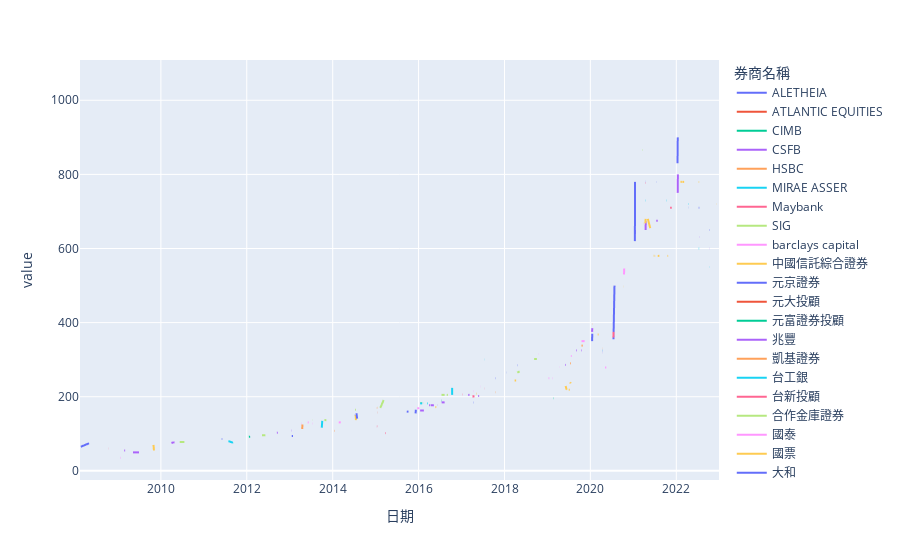

Notebook cell for this chart:
### Code cell
tsmc.pivot(index="日期",columns="券商名稱",values="目標價").plot()

### Figure 1 — Plotly figure (JSON) as saved in the notebook; plotly's stock layout.template omitted (floating-point values rounded to 4 significant figures; data arrays with more than 128 entries replaced by an {"elided": "..."} marker saying what was removed)
{"data": [{"hovertemplate": "券商名稱=ALETHEIA<br>日期=%{x}<br>value=%{y}<extra></extra>", "legendgroup": "ALETHEIA", "line": {"color": "#636efa", "dash": "solid"}, "marker": {"symbol": "circle"}, "mode": "lines", "name": "ALETHEIA", "showlegend": true, "type": "scattergl", "x": {"elided": "850 str values"}, "xaxis": "x", "y": {"elided": "850 int values"}, "yaxis": "y"}, {"hovertemplate": "券商名稱=ATLANTIC EQUITIES<br>日期=%{x}<br>value=%{y}<extra></extra>", "legendgroup": "ATLANTIC EQUITIES", "line": {"color": "#EF553B", "dash": "solid"}, "marker": {"symbol": "circle"}, "mode": "lines", "name": "ATLANTIC EQUITIES", "showlegend": true, "type": "scattergl", "x": {"elided": "850 str values"}, "xaxis": "x", "y": {"elided": "850 int values"}, "yaxis": "y"}, {"hovertemplate": "券商名稱=CIMB<br>日期=%{x}<br>value=%{y}<extra></extra>", "legendgroup": "CIMB", "line": {"color": "#00cc96", "dash": "solid"}, "marker": {"symbol": "circle"}, "mode": "lines", "name": "CIMB", "showlegend": true, "type": "scattergl", "x": {"elided": "850 str values"}, "xaxis": "x", "y": {"elided": "850 int values"}, "yaxis": "y"}, {"hovertemplate": "券商名稱=CSFB<br>日期=%{x}<br>value=%{y}<extra></extra>", "legendgroup": "CSFB", "line": {"color": "#ab63fa", "dash": "solid"}, "marker": {"symbol": "circle"}, "mode": "lines", "name": "CSFB", "showlegend": true, "type": "scattergl", "x": {"elided": "850 str values"}, "xaxis": "x", "y": {"elided": "850 int values"}, "yaxis": "y"}, {"hovertemplate": "券商名稱=HSBC<br>日期=%{x}<br>value=%{y}<extra></extra>", "legendgroup": "HSBC", "line": {"color": "#FFA15A", "dash": "solid"}, "marker": {"symbol": "circle"}, "mode": "lines", "name": "HSBC", "showlegend": true, "type": "scattergl", "x": {"elided": "850 str values"}, "xaxis": "x", "y": {"elided": "850 int values"}, "yaxis": "y"}, {"hovertemplate": "券商名稱=MIRAE ASSER<br>日期=%{x}<br>value=%{y}<extra></extra>", "legendgroup": "MIRAE ASSER", "line": {"color": "#19d3f3", "dash": "solid"}, "marker": {"symbol": "circle"}, "mode": "lines", "name": "MIRAE ASSER", "showlegend": true, "type": "scattergl", "x": {"elided": "850 str values"}, "xaxis": "x", "y": {"elided": "850 int values"}, "yaxis": "y"}, {"hovertemplate": "券商名稱=Maybank<br>日期=%{x}<br>value=%{y}<extra></extra>", "legendgroup": "Maybank", "line": {"color": "#FF6692", "dash": "solid"}, "marker": {"symbol": "circle"}, "mode": "lines", "name": "Maybank", "showlegend": true, "type": "scattergl", "x": {"elided": "850 str values"}, "xaxis": "x", "y": {"elided": "850 int values"}, "yaxis": "y"}, {"hovertemplate": "券商名稱=SIG<br>日期=%{x}<br>value=%{y}<extra></extra>", "legendgroup": "SIG", "line": {"color": "#B6E880", "dash": "solid"}, "marker": {"symbol": "circle"}, "mode": "lines", "name": "SIG", "showlegend": true, "type": "scattergl", "x": {"elided": "850 str values"}, "xaxis": "x", "y": {"elided": "850 int values"}, "yaxis": "y"}, {"hovertemplate": "券商名稱=barclays capital<br>日期=%{x}<br>value=%{y}<extra></extra>", "legendgroup": "barclays capital", "line": {"color": "#FF97FF", "dash": "solid"}, "marker": {"symbol": "circle"}, "mode": "lines", "name": "barclays capital", "showlegend": true, "type": "scattergl", "x": {"elided": "850 str values"}, "xaxis": "x", "y": {"elided": "850 int values"}, "yaxis": "y"}, {"hovertemplate": "券商名稱=中國信託綜合證券<br>日期=%{x}<br>value=%{y}<extra></extra>", "legendgroup": "中國信託綜合證券", "line": {"color": "#FECB52", "dash": "solid"}, "marker": {"symbol": "circle"}, "mode": "lines", "name": "中國信託綜合證券", "showlegend": true, "type": "scattergl", "x": {"elided": "850 str values"}, "xaxis": "x", "y": {"elided": "850 int values"}, "yaxis": "y"}, {"hovertemplate": "券商名稱=元京證券<br>日期=%{x}<br>value=%{y}<extra></extra>", "legendgroup": "元京證券", "line": {"color": "#636efa", "dash": "solid"}, "marker": {"symbol": "circle"}, "mode": "lines", "name": "元京證券", "showlegend": true, "type": "scattergl", "x": {"elided": "850 str values"}, "xaxis": "x", "y": {"elided": "850 float values"}, "yaxis": "y"}, {"hovertemplate": "券商名稱=元大投顧<br>日期=%{x}<br>value=%{y}<extra></extra>", "legendgroup": "元大投顧", "line": {"color": "#EF553B", "dash": "solid"}, "marker": {"symbol": "circle"}, "mode": "lines", "name": "元大投顧", "showlegend": true, "type": "scattergl", "x": {"elided": "850 str values"}, "xaxis": "x", "y": {"elided": "850 int values"}, "yaxis": "y"}, {"hovertemplate": "券商名稱=元富證券投顧<br>日期=%{x}<br>value=%{y}<extra></extra>", "legendgroup": "元富證券投顧", "line": {"color": "#00cc96", "dash": "solid"}, "marker": {"symbol": "circle"}, "mode": "lines", "name": "元富證券投顧", "showlegend": true, "type": "scattergl", "x": {"elided": "850 str values"}, "xaxis": "x", "y": {"elided": "850 int values"}, "yaxis": "y"}, {"hovertemplate": "券商名稱=兆豐<br>日期=%{x}<br>value=%{y}<extra></extra>", "legendgroup": "兆豐", "line": {"color": "#ab63fa", "dash": "solid"}, "marker": {"symbol": "circle"}, "mode": "lines", "name": "兆豐", "showlegend": true, "type": "scattergl", "x": {"elided": "850 str values"}, "xaxis": "x", "y": {"elided": "850 float values"}, "yaxis": "y"}, {"hovertemplate": "券商名稱=凱基證券<br>日期=%{x}<br>value=%{y}<extra></extra>", "legendgroup": "凱基證券", "line": {"color": "#FFA15A", "dash": "solid"}, "marker": {"symbol": "circle"}, "mode": "lines", "name": "凱基證券", "showlegend": true, "type": "scattergl", "x": {"elided": "850 str values"}, "xaxis": "x", "y": {"elided": "850 float values"}, "yaxis": "y"}, {"hovertemplate": "券商名稱=台工銀<br>日期=%{x}<br>value=%{y}<extra></extra>", "legendgroup": "台工銀", "line": {"color": "#19d3f3", "dash": "solid"}, "marker": {"symbol": "circle"}, "mode": "lines", "name": "台工銀", "showlegend": true, "type": "scattergl", "x": {"elided": "850 str values"}, "xaxis": "x", "y": {"elided": "850 float values"}, "yaxis": "y"}, {"hovertemplate": "券商名稱=台新投顧<br>日期=%{x}<br>value=%{y}<extra></extra>", "legendgroup": "台新投顧", "line": {"color": "#FF6692", "dash": "solid"}, "marker": {"symbol": "circle"}, "mode": "lines", "name": "台新投顧", "showlegend": true, "type": "scattergl", "x": {"elided": "850 str values"}, "xaxis": "x", "y": {"elided": "850 int values"}, "yaxis": "y"}, {"hovertemplate": "券商名稱=合作金庫證券<br>日期=%{x}<br>value=%{y}<extra></extra>", "legendgroup": "合作金庫證券", "line": {"color": "#B6E880", "dash": "solid"}, "marker": {"symbol": "circle"}, "mode": "lines", "name": "合作金庫證券", "showlegend": true, "type": "scattergl", "x": {"elided": "850 str values"}, "xaxis": "x", "y": {"elided": "850 int values"}, "yaxis": "y"}, {"hovertemplate": "券商名稱=國泰<br>日期=%{x}<br>value=%{y}<extra></extra>", "legendgroup": "國泰", "line": {"color": "#FF97FF", "dash": "solid"}, "marker": {"symbol": "circle"}, "mode": "lines", "name": "國泰", "showlegend": true, "type": "scattergl", "x": {"elided": "850 str values"}, "xaxis": "x", "y": {"elided": "850 float values"}, "yaxis": "y"}, {"hovertemplate": "券商名稱=國票<br>日期=%{x}<br>value=%{y}<extra></extra>", "legendgroup": "國票", "line": {"color": "#FECB52", "dash": "solid"}, "marker": {"symbol": "circle"}, "mode": "lines", "name": "國票", "showlegend": true, "type": "scattergl", "x": {"elided": "850 str values"}, "xaxis": "x", "y": {"elided": "850 int values"}, "yaxis": "y"}, {"hovertemplate": "券商名稱=大和<br>日期=%{x}<br>value=%{y}<extra></extra>", "legendgroup": "大和", "line": {"color": "#636efa", "dash": "solid"}, "marker": {"symbol": "circle"}, "mode": "lines", "name": "大和", "showlegend": true, "type": "scattergl", "x": {"elided": "850 str values"}, "xaxis": "x", "y": {"elided": "850 float values"}, "yaxis": "y"}, {"hovertemplate": "券商名稱=大展投顧<br>日期=%{x}<br>value=%{y}<extra></extra>", "legendgroup": "大展投顧", "line": {"color": "#EF553B", "dash": "solid"}, "marker": {"symbol": "circle"}, "mode": "lines", "name": "大展投顧", "showlegend": true, "type": "scattergl", "x": {"elided": "850 str values"}, "xaxis": "x", "y": {"elided": "850 int values"}, "yaxis": "y"}, {"hovertemplate": "券商名稱=大華證券<br>日期=%{x}<br>value=%{y}<extra></extra>", "legendgroup": "大華證券", "line": {"color": "#00cc96", "dash": "solid"}, "marker": {"symbol": "circle"}, "mode": "lines", "name": "大華證券", "showlegend": true, "type": "scattergl", "x": {"elided": "850 str values"}, "xaxis": "x", "y": {"elided": "850 int values"}, "yaxis": "y"}, {"hovertemplate": "券商名稱=奔亞投顧<br>日期=%{x}<br>value=%{y}<extra></extra>", "legendgroup": "奔亞投顧", "line": {"color": "#ab63fa", "dash": "solid"}, "marker": {"symbol": "circle"}, "mode": "lines", "name": "奔亞投顧", "showlegend": true, "type": "scattergl", "x": {"elided": "850 str values"}, "xaxis": "x", "y": {"elided": "850 float values"}, "yaxis": "y"}, {"hovertemplate": "券商名稱=宏遠證券<br>日期=%{x}<br>value=%{y}<extra></extra>", "legendgroup": "宏遠證券", "line": {"color": "#FFA15A", "dash": "solid"}, "marker": {"symbol": "circle"}, "mode": "lines", "name": "宏遠證券", "showlegend": true, "type": "scattergl", "x": {"elided": "850 str values"}, "xaxis": "x", "y": {"elided": "850 int values"}, "yaxis": "y"}, {"hovertemplate": "券商名稱=富邦證券<br>日期=%{x}<br>value=%{y}<extra></extra>", "legendgroup": "富邦證券", "line": {"color": "#19d3f3", "dash": "solid"}, "marker": {"symbol": "circle"}, "mode": "lines", "name": "富邦證券", "showlegend": true, "type": "scattergl", "x": {"elided": "850 str values"}, "xaxis": "x", "y": {"elided": "850 int values"}, "yaxis": "y"}, {"hovertemplate": "券商名稱=康和證券<br>日期=%{x}<br>value=%{y}<extra></extra>", "legendgroup": "康和證券", "line": {"color": "#FF6692", "dash": "solid"}, "marker": {"symbol": "circle"}, "mode": "lines", "name": "康和證券", "showlegend": true, "type": "scattergl", "x": {"elided": "850 str values"}, "xaxis": "x", "y": {"elided": "850 int values"}, "yaxis": "y"}, {"hovertemplate": "券商名稱=德意志證券<br>日期=%{x}<br>value=%{y}<extra></extra>", "legendgroup": "德意志證券", "line": {"color": "#B6E880", "dash": "solid"}, "marker": {"symbol": "circle"}, "mode": "lines", "name": "德意志證券", "showlegend": true, "type": "scattergl", "x": {"elided": "850 str values"}, "xaxis": "x", "y": {"elided": "850 int values"}, "yaxis": "y"}, {"hovertemplate": "券商名稱=德意志銀行<br>日期=%{x}<br>value=%{y}<extra></extra>", "legendgroup": "德意志銀行", "line": {"color": "#FF97FF", "dash": "solid"}, "marker": {"symbol": "circle"}, "mode": "lines", "name": "德意志銀行", "showlegend": true, "type": "scattergl", "x": {"elided": "850 str values"}, "xaxis": "x", "y": {"elided": "850 int values"}, "yaxis": "y"}, {"hovertemplate": "券商名稱=摩根士丹利證券<br>日期=%{x}<br>value=%{y}<extra></extra>", "legendgroup": "摩根士丹利證券", "line": {"color": "#FECB52", "dash": "solid"}, "marker": {"symbol": "circle"}, "mode": "lines", "name": "摩根士丹利證券", "showlegend": true, "type": "scattergl", "x": {"elided": "850 str values"}, "xaxis": "x", "y": {"elided": "850 float values"}, "yaxis": "y"}, {"hovertemplate": "券商名稱=摩根大通證券<br>日期=%{x}<br>value=%{y}<extra></extra>", "legendgroup": "摩根大通證券", "line": {"color": "#636efa", "dash": "solid"}, "marker": {"symbol": "circle"}, "mode": "lines", "name": "摩根大通證券", "showlegend": true, "type": "scattergl", "x": {"elided": "850 str values"}, "xaxis": "x", "y": {"elided": "850 int values"}, "yaxis": "y"}, {"hovertemplate": "券商名稱=日盛證券<br>日期=%{x}<br>value=%{y}<extra></extra>", "legendgroup": "日盛證券", "line": {"color": "#EF553B", "dash": "solid"}, "marker": {"symbol": "circle"}, "mode": "lines", "name": "日盛證券", "showlegend": true, "type": "scattergl", "x": {"elided": "850 str values"}, "xaxis": "x", "y": {"elided": "850 float values"}, "yaxis": "y"}, {"hovertemplate": "券商名稱=永豐金<br>日期=%{x}<br>value=%{y}<extra></extra>", "legendgroup": "永豐金", "line": {"color": "#00cc96", "dash": "solid"}, "marker": {"symbol": "circle"}, "mode": "lines", "name": "永豐金", "showlegend": true, "type": "scattergl", "x": {"elided": "850 str values"}, "xaxis": "x", "y": {"elided": "850 int values"}, "yaxis": "y"}, {"hovertemplate": "券商名稱=法銀巴黎<br>日期=%{x}<br>value=%{y}<extra></extra>", "legendgroup": "法銀巴黎", "line": {"color": "#ab63fa", "dash": "solid"}, "marker": {"symbol": "circle"}, "mode": "lines", "name": "法銀巴黎", "showlegend": true, "type": "scattergl", "x": {"elided": "850 str values"}, "xaxis": "x", "y": {"elided": "850 int values"}, "yaxis": "y"}, {"hovertemplate": "券商名稱=玉山證券<br>日期=%{x}<br>value=%{y}<extra></extra>", "legendgroup": "玉山證券", "line": {"color": "#FFA15A", "dash": "solid"}, "marker": {"symbol": "circle"}, "mode": "lines", "name": "玉山證券", "showlegend": true, "type": "scattergl", "x": {"elided": "850 str values"}, "xaxis": "x", "y": {"elided": "850 int values"}, "yaxis": "y"}, {"hovertemplate": "券商名稱=瑞穗證券<br>日期=%{x}<br>value=%{y}<extra></extra>", "legendgroup": "瑞穗證券", "line": {"color": "#19d3f3", "dash": "solid"}, "marker": {"symbol": "circle"}, "mode": "lines", "name": "瑞穗證券", "showlegend": true, "type": "scattergl", "x": {"elided": "850 str values"}, "xaxis": "x", "y": {"elided": "850 int values"}, "yaxis": "y"}, {"hovertemplate": "券商名稱=瑞銀證券<br>日期=%{x}<br>value=%{y}<extra></extra>", "legendgroup": "瑞銀證券", "line": {"color": "#FF6692", "dash": "solid"}, "marker": {"symbol": "circle"}, "mode": "lines", "name": "瑞銀證券", "showlegend": true, "type": "scattergl", "x": {"elided": "850 str values"}, "xaxis": "x", "y": {"elided": "850 float values"}, "yaxis": "y"}, {"hovertemplate": "券商名稱=福邦投顧<br>日期=%{x}<br>value=%{y}<extra></extra>", "legendgroup": "福邦投顧", "line": {"color": "#B6E880", "dash": "solid"}, "marker": {"symbol": "circle"}, "mode": "lines", "name": "福邦投顧", "showlegend": true, "type": "scattergl", "x": {"elided": "850 str values"}, "xaxis": "x", "y": {"elided": "850 int values"}, "yaxis": "y"}, {"hovertemplate": "券商名稱=第一金證券<br>日期=%{x}<br>value=%{y}<extra></extra>", "legendgroup": "第一金證券", "line": {"color": "#FF97FF", "dash": "solid"}, "marker": {"symbol": "circle"}, "mode": "lines", "name": "第一金證券", "showlegend": true, "type": "scattergl", "x": {"elided": "850 str values"}, "xaxis": "x", "y": {"elided": "850 int values"}, "yaxis": "y"}, {"hovertemplate": "券商名稱=統一證券<br>日期=%{x}<br>value=%{y}<extra></extra>", "legendgroup": "統一證券", "line": {"color": "#FECB52", "dash": "solid"}, "marker": {"symbol": "circle"}, "mode": "lines", "name": "統一證券", "showlegend": true, "type": "scattergl", "x": {"elided": "850 str values"}, "xaxis": "x", "y": {"elided": "850 int values"}, "yaxis": "y"}, {"hovertemplate": "券商名稱=美林證券<br>日期=%{x}<br>value=%{y}<extra></extra>", "legendgroup": "美林證券", "line": {"color": "#636efa", "dash": "solid"}, "marker": {"symbol": "circle"}, "mode": "lines", "name": "美林證券", "showlegend": true, "type": "scattergl", "x": {"elided": "850 str values"}, "xaxis": "x", "y": {"elided": "850 float values"}, "yaxis": "y"}, {"hovertemplate": "券商名稱=群益證券<br>日期=%{x}<br>value=%{y}<extra></extra>", "legendgroup": "群益證券", "line": {"color": "#EF553B", "dash": "solid"}, "marker": {"symbol": "circle"}, "mode": "lines", "name": "群益證券", "showlegend": true, "type": "scattergl", "x": {"elided": "850 str values"}, "xaxis": "x", "y": {"elided": "850 float values"}, "yaxis": "y"}, {"hovertemplate": "券商名稱=聯博<br>日期=%{x}<br>value=%{y}<extra></extra>", "legendgroup": "聯博", "line": {"color": "#00cc96", "dash": "solid"}, "marker": {"symbol": "circle"}, "mode": "lines", "name": "聯博", "showlegend": true, "type": "scattergl", "x": {"elided": "850 str values"}, "xaxis": "x", "y": {"elided": "850 int values"}, "yaxis": "y"}, {"hovertemplate": "券商名稱=花旗美邦證券<br>日期=%{x}<br>value=%{y}<extra></extra>", "legendgroup": "花旗美邦證券", "line": {"color": "#ab63fa", "dash": "solid"}, "marker": {"symbol": "circle"}, "mode": "lines", "name": "花旗美邦證券", "showlegend": true, "type": "scattergl", "x": {"elided": "850 str values"}, "xaxis": "x", "y": {"elided": "850 float values"}, "yaxis": "y"}, {"hovertemplate": "券商名稱=華興資本<br>日期=%{x}<br>value=%{y}<extra></extra>", "legendgroup": "華興資本", "line": {"color": "#FFA15A", "dash": "solid"}, "marker": {"symbol": "circle"}, "mode": "lines", "name": "華興資本", "showlegend": true, "type": "scattergl", "x": {"elided": "850 str values"}, "xaxis": "x", "y": {"elided": "850 int values"}, "yaxis": "y"}, {"hovertemplate": "券商名稱=里昂證券<br>日期=%{x}<br>value=%{y}<extra></extra>", "legendgroup": "里昂證券", "line": {"color": "#19d3f3", "dash": "solid"}, "marker": {"symbol": "circle"}, "mode": "lines", "name": "里昂證券", "showlegend": true, "type": "scattergl", "x": {"elided": "850 str values"}, "xaxis": "x", "y": {"elided": "850 float values"}, "yaxis": "y"}, {"hovertemplate": "券商名稱=野村證券<br>日期=%{x}<br>value=%{y}<extra></extra>", "legendgroup": "野村證券", "line": {"color": "#FF6692", "dash": "solid"}, "marker": {"symbol": "circle"}, "mode": "lines", "name": "野村證券", "showlegend": true, "type": "scattergl", "x": {"elided": "850 str values"}, "xaxis": "x", "y": {"elided": "850 int values"}, "yaxis": "y"}, {"hovertemplate": "券商名稱=高盛證券<br>日期=%{x}<br>value=%{y}<extra></extra>", "legendgroup": "高盛證券", "line": {"color": "#B6E880", "dash": "solid"}, "marker": {"symbol": "circle"}, "mode": "lines", "name": "高盛證券", "showlegend": true, "type": "scattergl", "x": {"elided": "850 str values"}, "xaxis": "x", "y": {"elided": "850 int values"}, "yaxis": "y"}, {"hovertemplate": "券商名稱=麥格理證券<br>日期=%{x}<br>value=%{y}<extra></extra>", "legendgroup": "麥格理證券", "line": {"color": "#FF97FF", "dash": "solid"}, "marker": {"symbol": "circle"}, "mode": "lines", "name": "麥格理證券", "showlegend": true, "type": "scattergl", "x": {"elided": "850 str values"}, "xaxis": "x", "y": {"elided": "850 float values"}, "yaxis": "y"}], "layout": {"legend": {"title": {"text": "券商名稱"}, "tracegroupgap": 0}, "margin": {"t": 60}, "xaxis": {"anchor": "y", "domain": [0, 1], "title": {"text": "日期"}}, "yaxis": {"anchor": "x", "domain": [0, 1], "title": {"text": "value"}}}}
